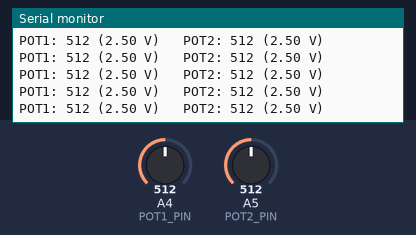
Bench run of a sketch on a simulated Arduino Uno, built with avr-gcc and run on an emulated ATmega328P. Shown: the last lines printed to the serial monitor. The inputs (shaded band) are chosen by the test bench; at power-on: A4 (POT1_PIN) = 512, A5 (POT2_PIN) = 512.

Above: at 7.2 s.
7.3 s: A4 (POT1_PIN) set to 984
At 7.61 s:
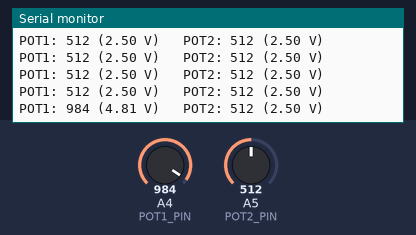
10.3 s: A4 (POT1_PIN) set to 1017
At 10.43 s:
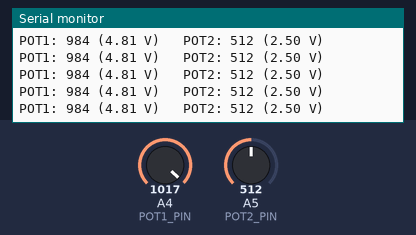
Timing chart, 0 to 13.3 s (numbered marks = the images above; inputs shaded):
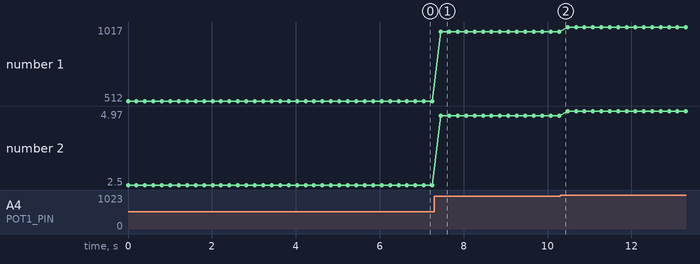

Measured:
- after the input at 7.3 s, the serial monitor: prints a new line after 0.15 s (image 1)
- plotted number 1: 512 → 984 after the input at 7.3 s, 984 → 1017 after the input at 10.3 s
- plotted number 2: 2.5 → 4.81 after the input at 7.3 s, 4.81 → 4.97 after the input at 10.3 s

The sketch:

07_Pot_Two.ino
```cpp
// 아두이노 우노: 가변저항 2개(A4, A5) 값을 각각 읽어 시리얼 모니터로 출력
const int POT1_PIN = A4;  // 가변저항 1 가운데 다리
const int POT2_PIN = A5;  // 가변저항 2 가운데 다리

void setup()
{
  Serial.begin(9600);     // 시리얼 통신 시작 (속도 9600)
}

void loop()
{
  int value1 = analogRead(POT1_PIN);  // 가변저항 1 값 (0 ~ 1023)
  int value2 = analogRead(POT2_PIN);  // 가변저항 2 값 (0 ~ 1023)

  float voltage1 = value1 * (5.0 / 1023.0);  // 전압(V)으로 바꾸기
  float voltage2 = value2 * (5.0 / 1023.0);

  Serial.print("POT1: ");
  Serial.print(value1);
  Serial.print(" (");
  Serial.print(voltage1);
  Serial.print(" V)   POT2: ");
  Serial.print(value2);
  Serial.print(" (");
  Serial.print(voltage2);
  Serial.println(" V)");

  delay(200);             // 0.2초마다 출력
}
```
